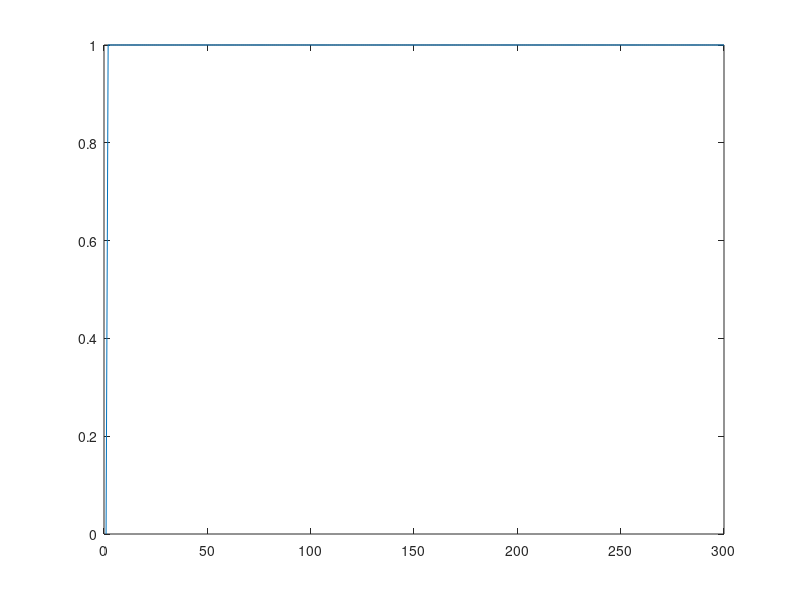

This chart was generated by the following MATLAB code: (Note: this script raises an error after producing the figure.)
clear uu
clear yy
uu(1) = 0;
uu(2:300) = 1;
plot(uu)
yy(1:300)= 0;
for k = 13:300
    k
    yy(k)=symulacja_Y1(uu(k-11), uu(k-12), yy(k-1), yy(k-2))
end

plot(yy)